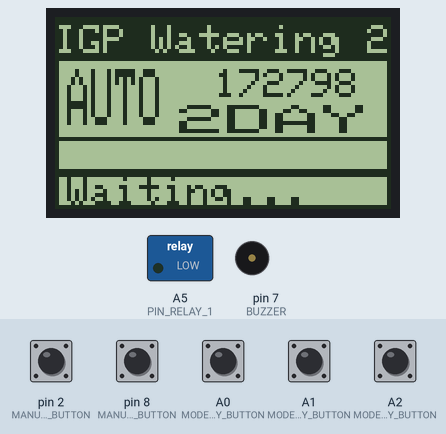
Simulated run of this sketch. Board: Arduino Uno, built with avr-gcc and run on an emulated ATmega328P. Shown: 84×48 one-colour display, switched loads named in the sketch (green lamp = pin HIGH), buzzer (waves = sounding). The inputs (shaded band) are chosen by the test bench; at power-on: A0 (MODE_2DAY_BUTTON), A1 (MODE_7DAY_BUTTON), A2 (MODE_14DAY_BUTTON), pin 2 (MANUAL_MODE_BUTTON), pin 8 (MANUAL_WATER_BUTTON) LOW.

Above: at 5.2 s.
5.3 s: pin 8 (MANUAL_WATER_BUTTON) pulled HIGH for 1.25 s
At 7.0 s:
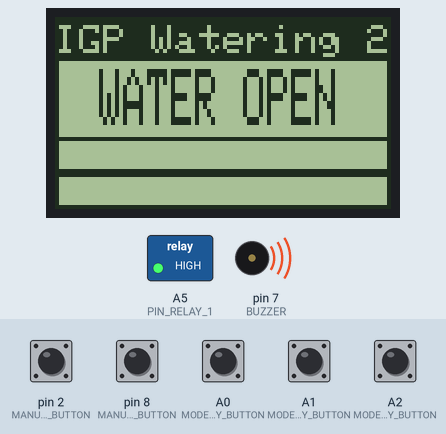
8.7 s: pin 2 (MANUAL_MODE_BUTTON) pulled HIGH for 1.25 s
At 9.8 s:
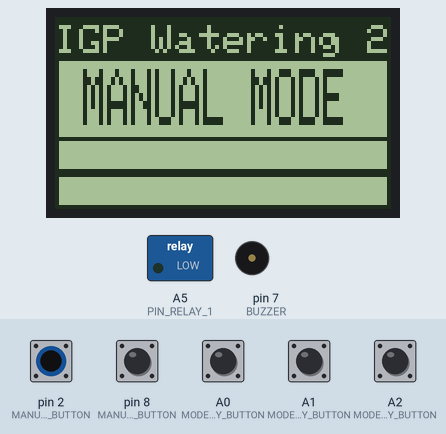
12.8 s: pin 2 (MANUAL_MODE_BUTTON) pulled HIGH for 1.25 s
At 14.1 s:
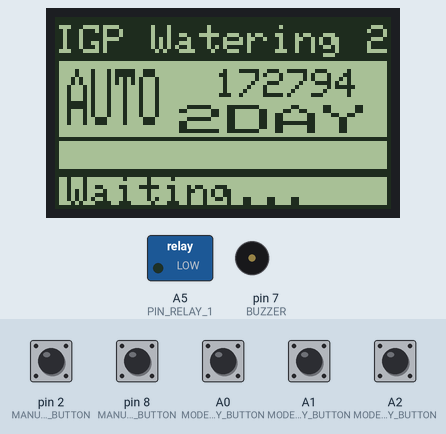
15.5 s: A0 (MODE_2DAY_BUTTON) pulled HIGH for 1.25 s
At 17.3 s:
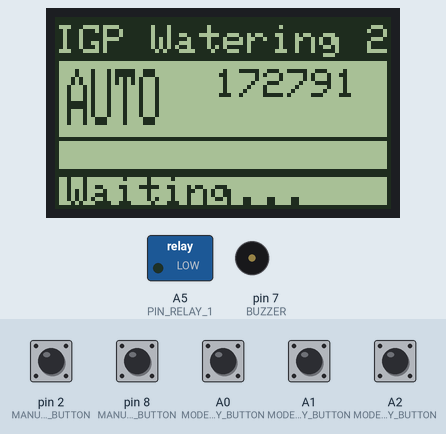
20.9 s: A2 (MODE_14DAY_BUTTON) pulled HIGH for 1.25 s
At 22.5 s:
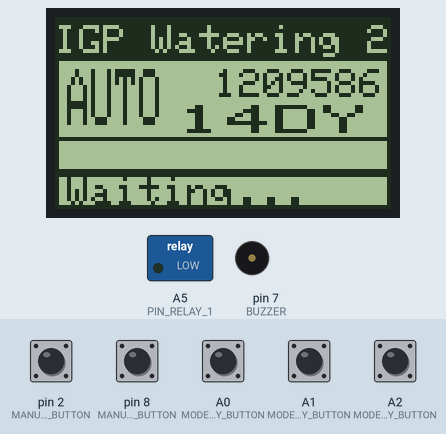
26.3 s: pin 8 (MANUAL_WATER_BUTTON) pulled HIGH for 1.25 s
At 28.8 s:
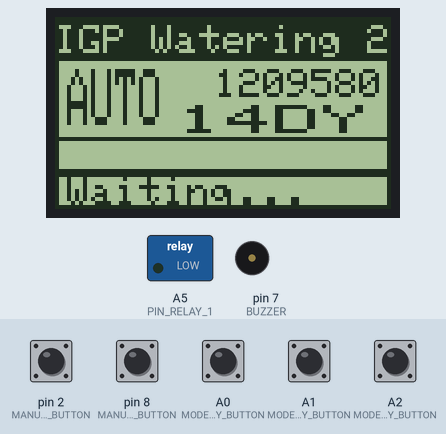
Timing chart, 0 to 30.3 s (numbered marks = the images above; inputs shaded):
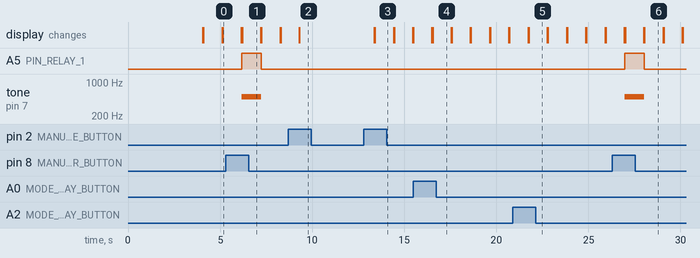

The sketch:

GardenUNO.ino.ino
```cpp
// (licence header left out)
   #include <SPI.h>
   #include <Adafruit_GFX.h>
   #include <Adafruit_PCD8544.h>

   Adafruit_PCD8544 NOKIA_5110_LCD = Adafruit_PCD8544(5, 4, 3);

   const int PIN_RELAY_1 = A5;
   const int MANUAL_WATER_BUTTON = 8;
   const int MANUAL_MODE_BUTTON = 2;
   const int MODE_2DAY_BUTTON = A0;
   const int MODE_7DAY_BUTTON = A1;
   const int MODE_14DAY_BUTTON = A2;
   const int BUZZER = 7;

   int manualWaterButtonValue = 0;

   int manualModeButtonValue = 0;
   int oldManualModeValue = 0;

   int mode2ButtonValue = 1;
   int oldMode2Value = 1;

   int mode7ButtonValue = 0;
   int oldMode7Value = 0;

   int mode14ButtonValue = 0;
   int oldMode14Value = 0;

   int asteriscNextPosition = 0;
   int stepWateringCycle = 0;
   int wateringCycleSecondsCount = 0;

   long mainCycleSecondsCount = 0;
   long maxTime = 172800; //2 days (DEFAULT)

   static const unsigned char PROGMEM IGP_LOGO [] =
   {
      B11111111, 111111111, 111111111, B11111111, B11111111, B11111111, B11111111, B11111111,
      B10000000, B00000000, B00000000, B00000000, B00000000, B00000000, B00000000, B00000001,
      B10000000, B00000000, B00000000, B00000000, B00000000, B00000000, B00000000, B00000001,
      B10000000, B00000000, B00000000, B00000000, B00000000, B00000000, B00000000, B00000001,
      B10000000, B00000000, B11111111, B00011111, B11110000, B01111111, B11110000, B00000001,
      B10000000, B00000000, B11111111, B00111111, B11111100, B01111111, B11110000, B00000001,
      B10000000, B00000000, B00011000, B01110000, B00000000, B01110000, B00111000, B00000001,
      B10000000, B00000000, B00011000, B01110000, B00000000, B01110000, B00111000, B00000001,

      B10000000, B00000000, B00011000, B01110000, B00000000, B01110000, B00111000, B00000001,
      B10000000, B00000000, B00011000, B01110000, B00000000, B01110000, B00111000, B00000001,
      B10000000, B00000000, B00011000, B01110000, B00000000, B01110100, B11111000, B00000001,
      B10000000, B00000000, B00011000, B01110000, B11111000, B01111111, B11110000, B00000001,
      B10000000, B00000000, B00011000, B01110000, B01111100, B01110000, B00000000, B00000001,
      B10000000, B00000000, B00011000, B01110000, B00011100, B01110000, B00000000, B00000001,
      B10000000, B00000000, B00011000, B01110000, B00011100, B01110000, B00000000, B00000001,
      B10000000, B00000000, B00011000, B01110000, B00011100, B01110000, B00000000, B00000001,

      B10000000, B00000000, B00011000, B01110000, B00011100, B01110000, B00000000, B00000001,
      B10000000, B00000000, B00011000, B01110000, B00011100, B01110000, B00000000, B00000001,
      B10000000, B00000000, B00011000, B01110000, B00111100, B01110000, B00000000, B00000001,
      B10000000, B00000000, B11111111, B01111111, B11111000, B01110000, B00000000, B00000001,
      B10000000, B00000000, B11111111, B00111111, B11111000, B01110000, B00000000, B00000001,
      B10000000, B00000000, B00000000, B00000000, B00000000, B00000000, B00000000, B00000001,
      B10000000, B00000000, B00000000, B00000000, B00000000, B00000000, B00000000, B00000001,
      B11111111, B11111111, B11111111, B11111111, B11111111, B11111111, B11111111, B11111111
   };

   void InitialLogo()
   {
      NOKIA_5110_LCD.drawBitmap(4  , 0, IGP_LOGO, 64, 24, 1);
      NOKIA_5110_LCD.setCursor(6, 30);
      NOKIA_5110_LCD.setTextSize(1);
      NOKIA_5110_LCD.setTextColor(BLACK);
      NOKIA_5110_LCD.println("IGP WATERING");
      NOKIA_5110_LCD.display();
   }

   void DisplayFixedData()
   {
      NOKIA_5110_LCD.clearDisplay();
      NOKIA_5110_LCD.fillRect(0,  0, 84, 10, BLACK);
      NOKIA_5110_LCD.drawRect(0, 10, 84, 30, BLACK);
      NOKIA_5110_LCD.drawRect(0, 30, 84, 9, BLACK);
      NOKIA_5110_LCD.drawRect(0, 39, 84, 9, BLACK);
      NOKIA_5110_LCD.setCursor(0, 2);
      NOKIA_5110_LCD.setTextSize(1);
      NOKIA_5110_LCD.setTextColor(WHITE);
      NOKIA_5110_LCD.print("IGP Watering 2");
   }

   void DisplayCountdownTimer()
   {
      NOKIA_5110_LCD.setTextSize(1,1);
      NOKIA_5110_LCD.setCursor(40, 13);
      NOKIA_5110_LCD.print(maxTime - mainCycleSecondsCount);
      NOKIA_5110_LCD.display();

      NOKIA_5110_LCD.setTextSize(2,1);
      NOKIA_5110_LCD.setCursor(31, 22);

      if (oldMode2Value == 1)
      {
         NOKIA_5110_LCD.print("2DAY");
      }

      if (oldMode7Value == 1)
      {
         NOKIA_5110_LCD.print("7DAY");
      }

      if (oldMode14Value == 1)
      {
         NOKIA_5110_LCD.print("14DY");
      }

      NOKIA_5110_LCD.display();
      NOKIA_5110_LCD.setTextSize(1,1);
   }

   void CheckManualWater()
   {
       if (manualWaterButtonValue == 1)
       {
          tone(BUZZER, 500);
          digitalWrite(PIN_RELAY_1, HIGH);

          DisplayFixedData();

          NOKIA_5110_LCD.setTextColor(BLACK);
          NOKIA_5110_LCD.setTextSize(1,2);
          NOKIA_5110_LCD.setCursor(11, 13);
          NOKIA_5110_LCD.print("WATER OPEN");
          NOKIA_5110_LCD.display();
       }
       else
       {
          digitalWrite(PIN_RELAY_1, LOW);
          tone(BUZZER, 350);
          delay(1);
          noTone(BUZZER);
       }
   }

   void OpenWaterAutomatically()
   {
      if (wateringCycleSecondsCount > maxTime)
      {
         tone(BUZZER, 500);
         digitalWrite(PIN_RELAY_1, HIGH);

         DisplayFixedData();

         stepWateringCycle = 0;

         while (stepWateringCycle < 15) // Open water for 15 seconds
         {
            asteriscNextPosition = asteriscNextPosition + 5;

            NOKIA_5110_LCD.setTextSize(1);
            NOKIA_5110_LCD.setCursor(asteriscNextPosition, 30);
            NOKIA_5110_LCD.setTextColor(BLACK);
            NOKIA_5110_LCD.print("*");
            NOKIA_5110_LCD.display();

            stepWateringCycle++;

            NOKIA_5110_LCD.setCursor(3, 40);
            NOKIA_5110_LCD.setTextColor(BLACK);
            NOKIA_5110_LCD.print("In cycle");

            delay(1000);

            DisplayCountdownTimer();

            NOKIA_5110_LCD.setTextSize(1);
            NOKIA_5110_LCD.setCursor(3, 13);
            NOKIA_5110_LCD.print("Water");
            NOKIA_5110_LCD.setCursor(3, 20);
            NOKIA_5110_LCD.print("Open");
            NOKIA_5110_LCD.display();
         }

         wateringCycleSecondsCount = 0;
      }
      else
      {
        NOKIA_5110_LCD.setTextSize(1);
        NOKIA_5110_LCD.setCursor(3, 40);
        NOKIA_5110_LCD.setTextColor(BLACK);
        NOKIA_5110_LCD.print("Waiting...");
      }
   }

   void ReadButtonValues()
   {
      manualWaterButtonValue = digitalRead(MANUAL_WATER_BUTTON);
      manualModeButtonValue = digitalRead(MANUAL_MODE_BUTTON);
      mode2ButtonValue = digitalRead(MODE_2DAY_BUTTON);
      mode7ButtonValue = digitalRead(MODE_7DAY_BUTTON);
      mode14ButtonValue = digitalRead(MODE_14DAY_BUTTON);
   }

   void CheckButtonStatuses()
   {
	    if (mode2ButtonValue == 1)
      {
         oldMode7Value = 0;
         oldMode14Value = 0;
         mode7ButtonValue = 0;
         mode14ButtonValue = 0;
         oldMode2Value = 1 - oldMode2Value;
      }

      if (mode7ButtonValue == 1)
      {
         oldMode2Value = 0;
         oldMode14Value = 0;
         mode2ButtonValue = 0;
         mode14ButtonValue = 0;
         oldMode7Value = 1 - oldMode7Value;
      }

      if (mode14ButtonValue == 1)
      {
         oldMode2Value = 0;
         oldMode7Value = 0;
         mode2ButtonValue = 0;
         mode7ButtonValue = 0;
         oldMode14Value = 1 - oldMode14Value;
      }

      if (manualModeButtonValue == 1)
      {
         oldManualModeValue = 1 - oldManualModeValue;
      }

      if (oldMode2Value == 1)
      {
         maxTime = 172800;
      }

      if (oldMode7Value == 1)
      {
         maxTime = 604800;
      }

      if (oldMode14Value == 1)
      {
         maxTime = 604800 * 2;
      }

      if (oldManualModeValue == 1)
      {
         DisplayFixedData();

         NOKIA_5110_LCD.setTextColor(BLACK);
         NOKIA_5110_LCD.setTextSize(1,2);
         NOKIA_5110_LCD.setCursor(7, 13);
         NOKIA_5110_LCD.print("MANUAL MODE");
         NOKIA_5110_LCD.display();
         NOKIA_5110_LCD.setTextSize(1);
      }
	    else
      {
        mainCycleSecondsCount++;
        wateringCycleSecondsCount++;

        DisplayFixedData();

        NOKIA_5110_LCD.setTextColor(BLACK);
        NOKIA_5110_LCD.setTextSize(2);
        NOKIA_5110_LCD.setCursor(40, 13);

        DisplayCountdownTimer();

        if (mainCycleSecondsCount > maxTime)
        {
           mainCycleSecondsCount = 0;
        }

        OpenWaterAutomatically();

        NOKIA_5110_LCD.setTextSize(1,2);
        NOKIA_5110_LCD.setCursor(3, 13);
        NOKIA_5110_LCD.print("AUTO");
        NOKIA_5110_LCD.display();
        NOKIA_5110_LCD.setTextSize(1);

        asteriscNextPosition = 0;
        stepWateringCycle = 0;
	    }
   }

   void setup()
   {
      pinMode(PIN_RELAY_1, OUTPUT);
      pinMode(MANUAL_WATER_BUTTON, INPUT);
      pinMode(MANUAL_MODE_BUTTON, INPUT);
      pinMode(MODE_2DAY_BUTTON, INPUT);
      pinMode(MODE_7DAY_BUTTON, INPUT);
      pinMode(MODE_14DAY_BUTTON, INPUT);
      pinMode(BUZZER, OUTPUT);

      NOKIA_5110_LCD.begin();
      NOKIA_5110_LCD.setContrast(25);
      NOKIA_5110_LCD.clearDisplay();

      InitialLogo();

      delay(4000);
   }

   void loop()
   {
      ReadButtonValues();
	    CheckButtonStatuses();
      CheckManualWater();

      delay(1000);
   }
```

Measured:
- after the input at 5.3 s, A5 (PIN_RELAY_1): LOW → HIGH after 0.88 s, → LOW 1.1 s later; tone on pin 7 (BUZZER): silent → 500 Hz after 0.88 s, → silent 1.1 s later; the display: first differs from a run without the input after 0.90 s (image 1)
- after the input at 8.7 s, the display: changes after 0.60 s (image 2)
- after the input at 12.8 s, the display: first changes after 0.57 s (image 3 shows a later state)
- after the input at 15.5 s, the display: first differs from a run without the input after 1.0 s (image 4)
- after the input at 20.9 s, the display: first differs from a run without the input after 0.86 s (image 5)
- after the input at 26.3 s, A5 (PIN_RELAY_1): LOW → HIGH after 0.68 s, → LOW 1.1 s later; tone on pin 7 (BUZZER): silent → 500 Hz after 0.68 s, → silent 1.1 s later; the display: first differs from a run without the input after 0.70 s (image 6 shows a later state)
- what the display in image 6 shows lasts 1.1 s, from 28.0 s to 29.1 s
